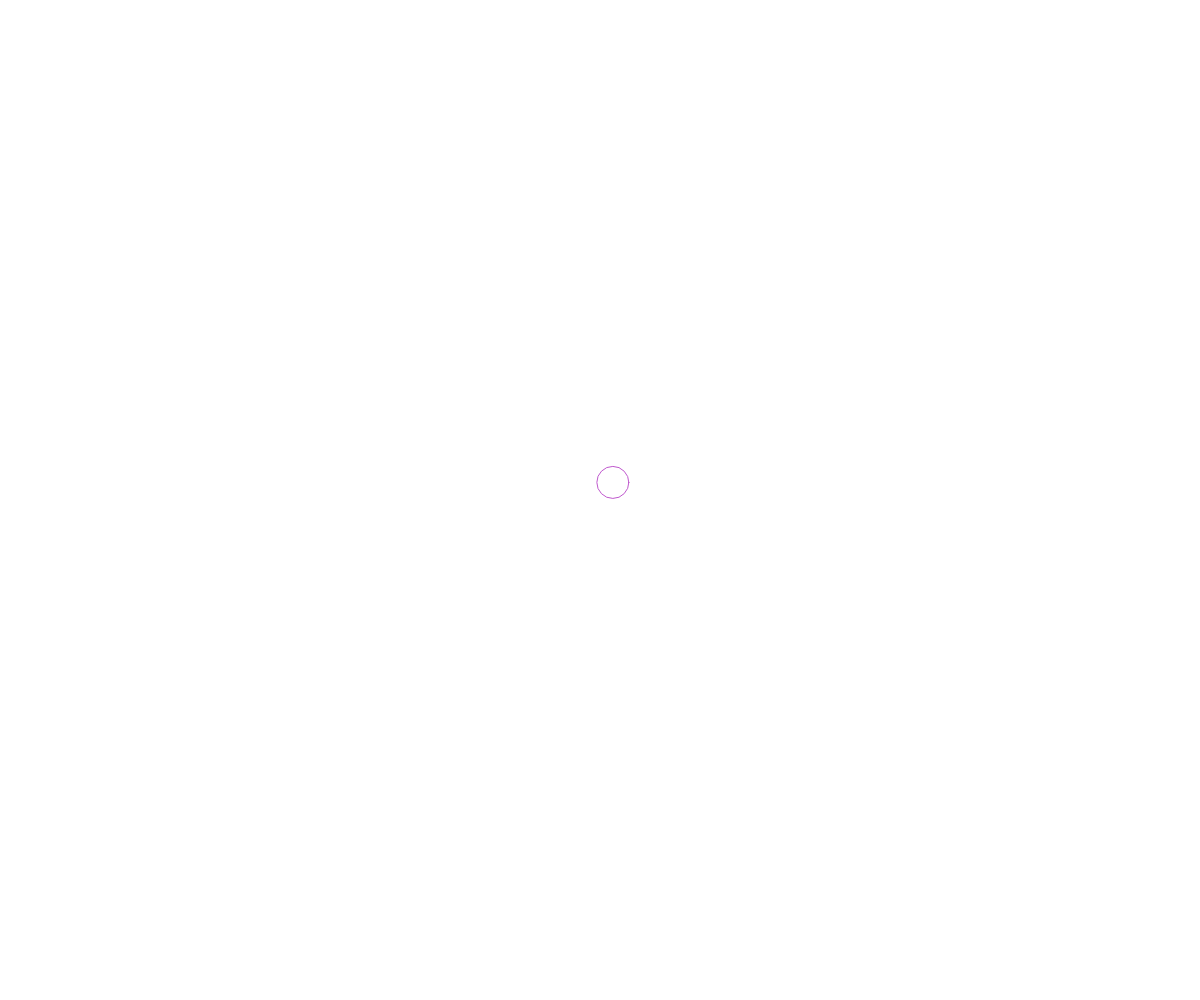
Frame 1 (no input)
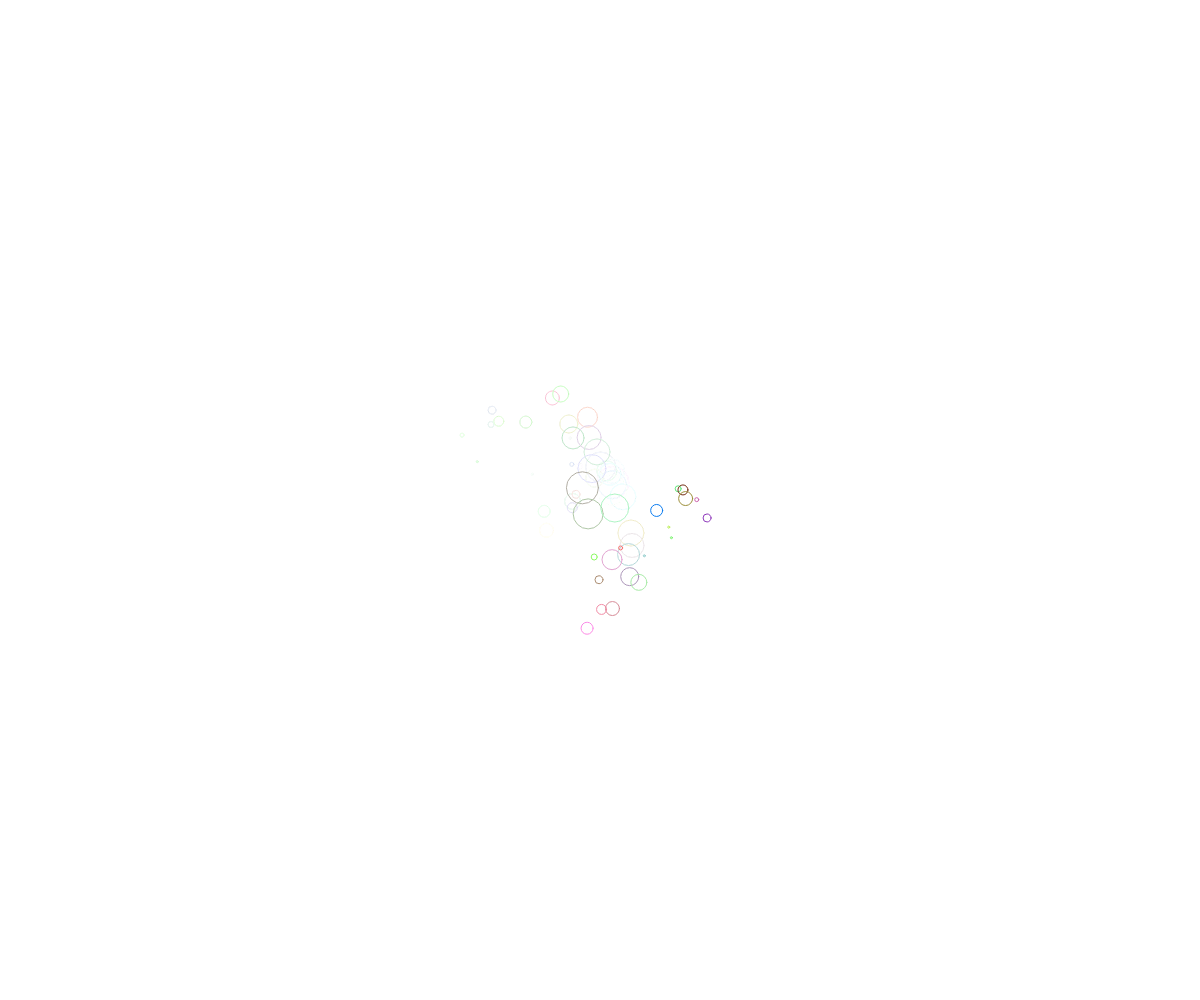
Frame 60 (no input)
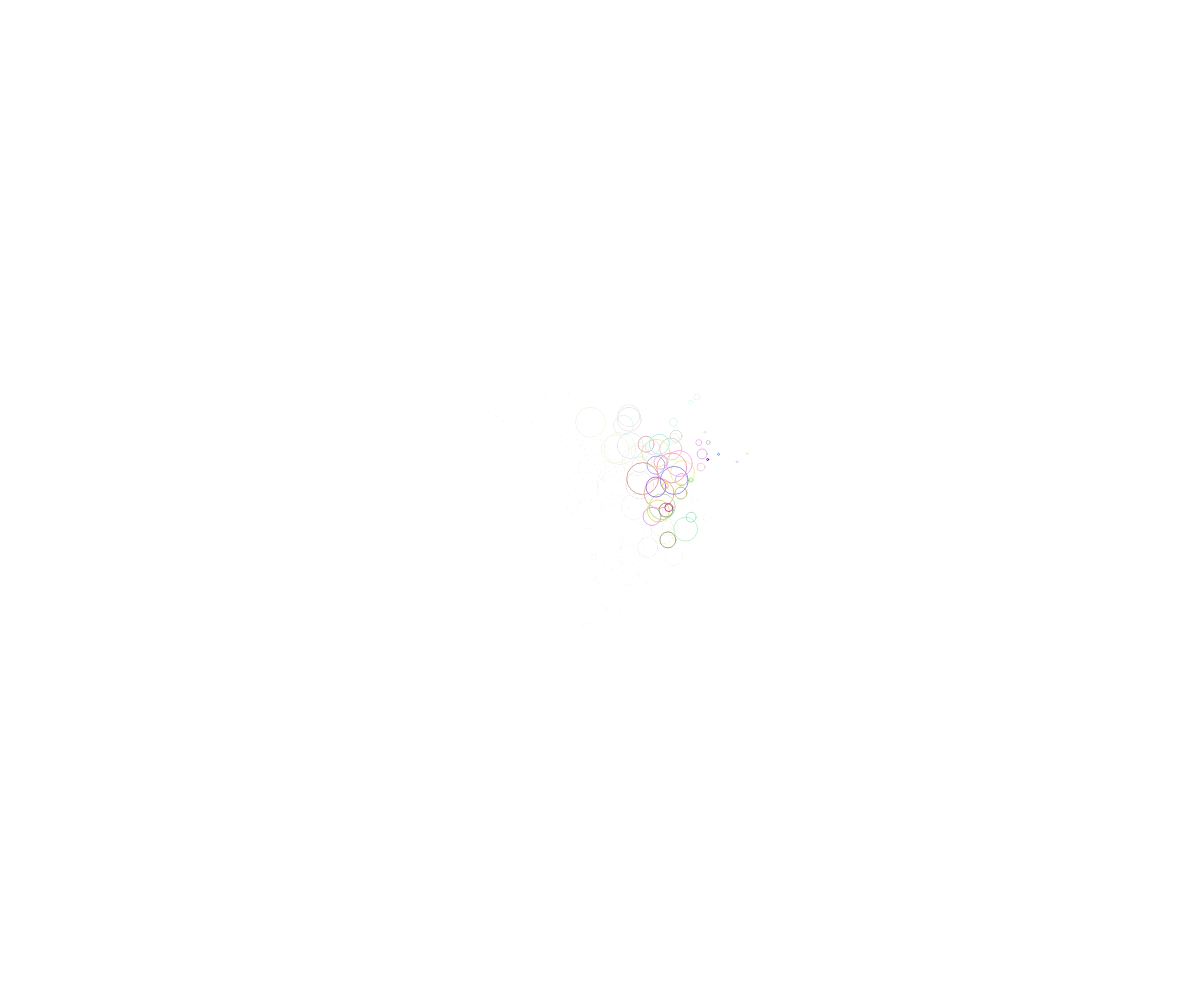
Frame 120 (the mouse pressed at the canvas centre since frame 60)

The p5.js sketch that drew these frames (run headless with seeded random() and noise() and a simulated clock; from frame 60 on, the mouse is pressed at the canvas centre):

// p5.js sketch
// ── sketch.js

var x, y, t, factorCrescimento;

function setup()
{
    createCanvas(windowWidth, windowHeight);

    x = width/2;
    y = height/2;
    v = 30;
    t = v;
    factorCrescimento = 2;
}

function draw()
{
    if (frameCount%75) background (255, 10);
    x += random(-v, v);
    y += random(-v, v);

    if (x<=0) x+=t;
    if (x>=width) x-=t;
    if (y<=0) y+=t;
    if (y>=height) y-=t;
    

    if(t>30 || t<0) factorCrescimento*=-1;

    t += factorCrescimento;

    noFill();
    strokeWeight(1);
    stroke(random(255), random(255), random(255,));
    ellipse(x, y, t, t);
}

function windowResized()
{
    resizeCanvas(windowWidth, windowHeight);
}
